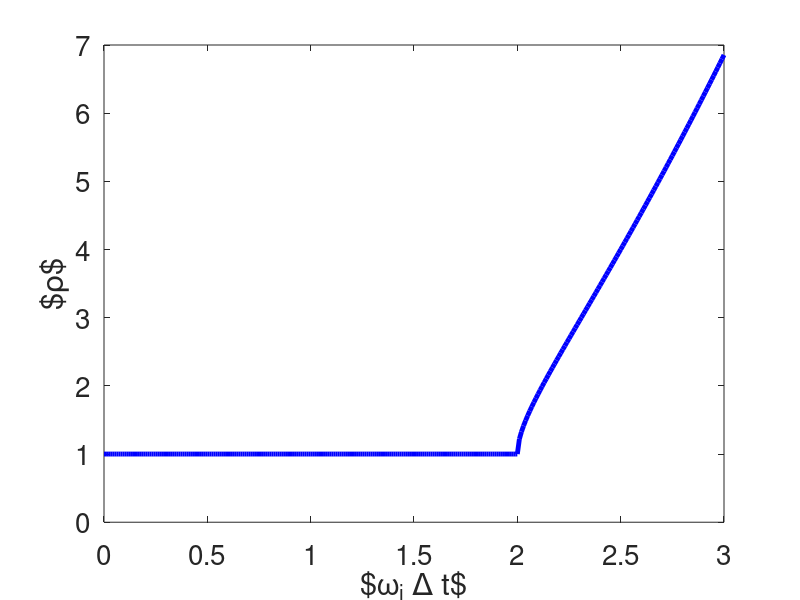

Write the MATLAB code that produced this figure.
% Codigo de ejemplo de implementacion de metodo de analisis elastoplastico
% Funcion de endurecimiento lineal. Historia de deformaciones dada.

z = 0:.01:3;

lam1 = (2-z.^2)/2 +sqrt( (2-z.^2).^2 / 4 -1 ) ;
lam2 = (2-z.^2)/2 -sqrt( (2-z.^2).^2 / 4 -1 ) ;

maxs = max( abs( [  lam1; lam2] ) ) ;

figure
lw = 3.5; ms = 5;
plot(z, maxs,'b','linewidth',lw)
labx=xlabel('$\omega_i \Delta t$'), laby=ylabel('$\rho$')
set(labx, "FontSize", 20); set(laby, "FontSize", 20);
set(gca, 'fontsize', 20 )
print('Stabil','-dpdflatex')
